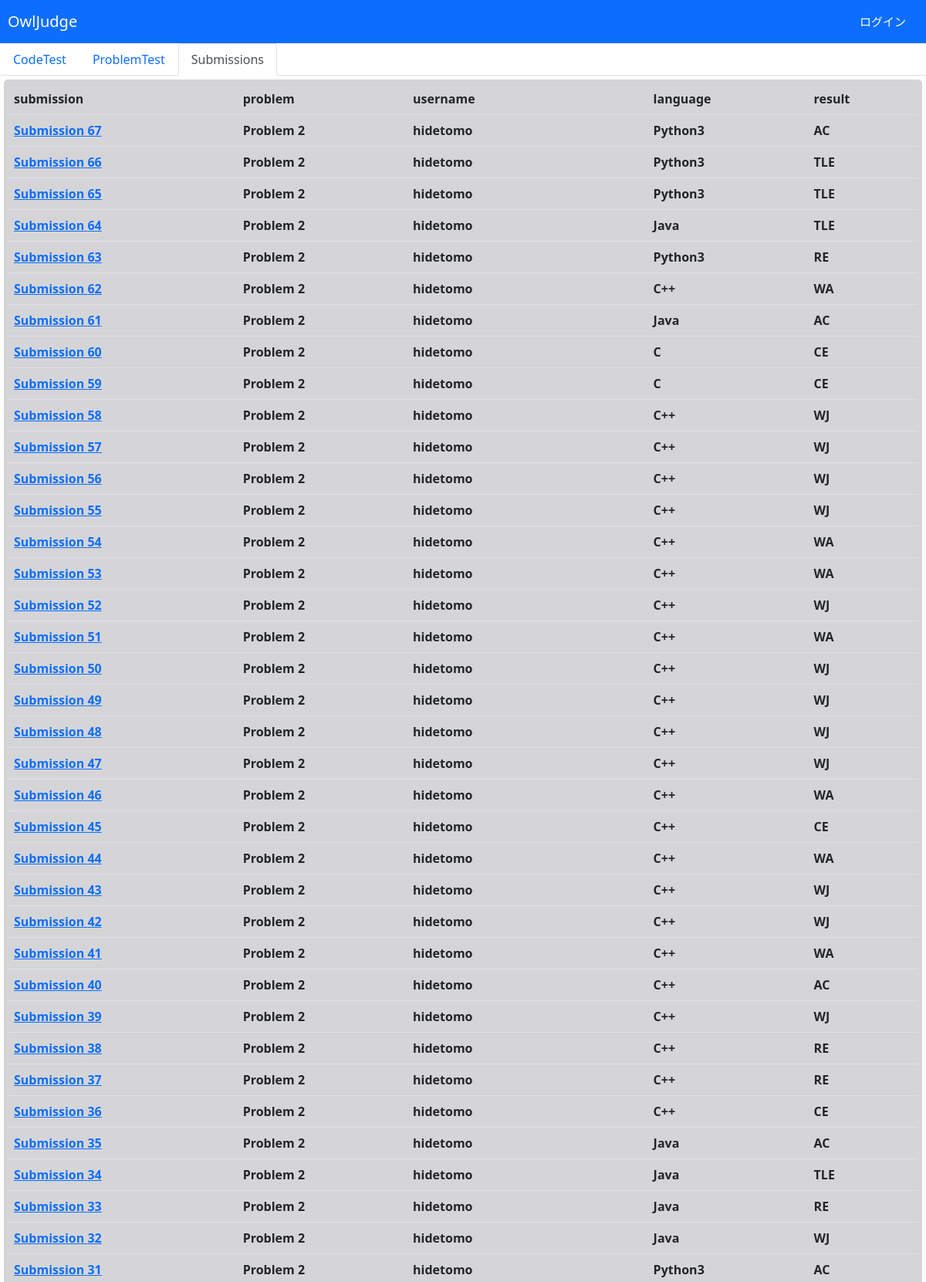
Screenshot of /submissions (upper part) with the database file from the repository.
### owlapp/models.py (models this page shows)
class SubmittedCode(models.Model):#ユーザーが提出したコード
    judgeid = models.IntegerField(primary_key=True)
    userid = models.IntegerField()
    questionnumber = models.IntegerField()
    username = models.TextField(null=True)
    language = models.CharField(max_length=20)#提出言語
    code = models.TextField(null=True)#コード
    status = models.CharField(max_length=20)#ステータス
    casenum = models.IntegerField()
    ac = models.IntegerField()
    wa = models.IntegerField()
    tle = models.IntegerField()
    re = models.IntegerField()

### owlapp/views.py (the view)
# urls.py: path('submissions', views.submissions, name='submissions'),
def submissions(request):
    args = {}
    args['submissions'] = SubmittedCode.objects.all().order_by('-judgeid')
    return TemplateResponse(request, 'submissions.html',args)

### templates/submissions.html (shortened to what this page needs)
{% extends 'base.html' %}
{% block content %}
<div class="area">
    <table class="table">
  <tr><th>submission </th><th>problem</th><th>username</th><th>language</th><th>result</th></tr>
        {% for object in submissions%}
        <tr><th><a href="/result/{{object.judgeid}}">Submission {{object.judgeid}}</a></th><th>Problem {{object.questionnumber}}</th><th>{{object.username}}</th><th>{{object.language}}</th><th>{{object.status}}</th></tr>
        {% endfor %}
</table>
</div>
{% endblock %}

### static/app.css (style rules this page uses)
.area { padding: 5px; margin: 5px; border-radius: 5px; background-color: #d5d5d7; align-items: center; }

### rows the page displays
SubmittedCode: judgeid "67", questionnumber "2", username "hidetomo", language "Python3", status "AC"
SubmittedCode: judgeid "66", questionnumber "2", username "hidetomo", language "Python3", status "TLE"
SubmittedCode: judgeid "65", questionnumber "2", username "hidetomo", language "Python3", status "TLE"
SubmittedCode: judgeid "64", questionnumber "2", username "hidetomo", language "Java", status "TLE"
SubmittedCode: judgeid "63", questionnumber "2", username "hidetomo", language "Python3", status "RE"
SubmittedCode: judgeid "62", questionnumber "2", username "hidetomo", language "C++", status "WA"
SubmittedCode: judgeid "61", questionnumber "2", username "hidetomo", language "Java", status "AC"
SubmittedCode: judgeid "60", questionnumber "2", username "hidetomo", language "C", status "CE"
SubmittedCode: judgeid "59", questionnumber "2", username "hidetomo", language "C", status "CE"
SubmittedCode: judgeid "58", questionnumber "2", username "hidetomo", language "C++", status "WJ"
SubmittedCode: judgeid "57", questionnumber "2", username "hidetomo", language "C++", status "WJ"
SubmittedCode: judgeid "56", questionnumber "2", username "hidetomo", language "C++", status "WJ"
SubmittedCode: judgeid "55", questionnumber "2", username "hidetomo", language "C++", status "WJ"
SubmittedCode: judgeid "54", questionnumber "2", username "hidetomo", language "C++", status "WA"
SubmittedCode: judgeid "53", questionnumber "2", username "hidetomo", language "C++", status "WA"
SubmittedCode: judgeid "52", questionnumber "2", username "hidetomo", language "C++", status "WJ"
SubmittedCode: judgeid "51", questionnumber "2", username "hidetomo", language "C++", status "WA"
SubmittedCode: judgeid "50", questionnumber "2", username "hidetomo", language "C++", status "WJ"
SubmittedCode: judgeid "49", questionnumber "2", username "hidetomo", language "C++", status "WJ"
SubmittedCode: judgeid "48", questionnumber "2", username "hidetomo", language "C++", status "WJ"
SubmittedCode: judgeid "47", questionnumber "2", username "hidetomo", language "C++", status "WJ"
SubmittedCode: judgeid "46", questionnumber "2", username "hidetomo", language "C++", status "WA"
SubmittedCode: judgeid "45", questionnumber "2", username "hidetomo", language "C++", status "CE"
SubmittedCode: judgeid "44", questionnumber "2", username "hidetomo", language "C++", status "WA"
SubmittedCode: judgeid "43", questionnumber "2", username "hidetomo", language "C++", status "WJ"
SubmittedCode: judgeid "42", questionnumber "2", username "hidetomo", language "C++", status "WJ"
SubmittedCode: judgeid "41", questionnumber "2", username "hidetomo", language "C++", status "WA"
SubmittedCode: judgeid "40", questionnumber "2", username "hidetomo", language "C++", status "AC"
SubmittedCode: judgeid "39", questionnumber "2", username "hidetomo", language "C++", status "WJ"
SubmittedCode: judgeid "38", questionnumber "2", username "hidetomo", language "C++", status "RE"
SubmittedCode: judgeid "37", questionnumber "2", username "hidetomo", language "C++", status "RE"
SubmittedCode: judgeid "36", questionnumber "2", username "hidetomo", language "C++", status "CE"
SubmittedCode: judgeid "35", questionnumber "2", username "hidetomo", language "Java", status "AC"
SubmittedCode: judgeid "34", questionnumber "2", username "hidetomo", language "Java", status "TLE"
SubmittedCode: judgeid "33", questionnumber "2", username "hidetomo", language "Java", status "RE"
SubmittedCode: judgeid "32", questionnumber "2", username "hidetomo", language "Java", status "WJ"
SubmittedCode: judgeid "31", questionnumber "2", username "hidetomo", language "Python3", status "AC"
